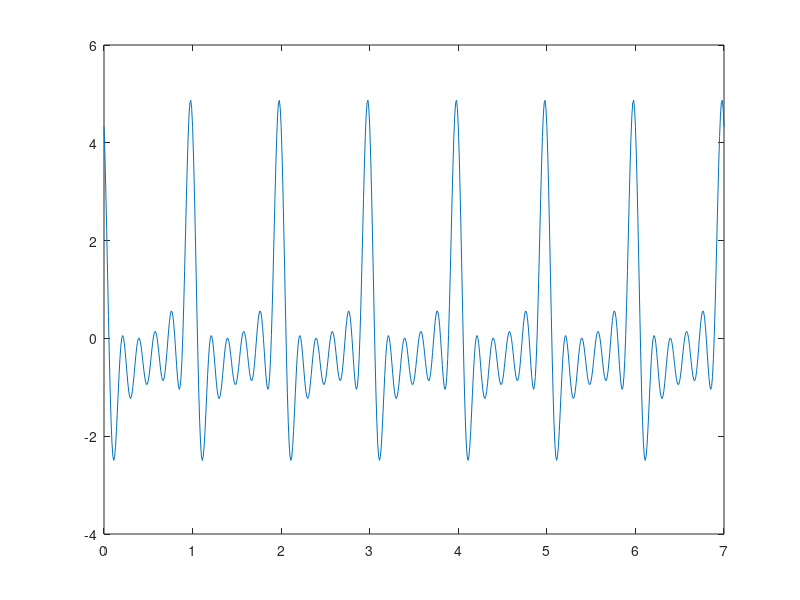

Recreate this plot in MATLAB.
t = 0:0.001:5;
z1 = 5 * exp(4j * pi * t);
z2 = 2 * exp(-1j * 2 * pi * t);

z3 = (z1 + z2) / 2;

plot(real(t), imag(z3));
% saveas(gcf, "img/z3(t).png")

plot3(real(z3), imag(z3), t);
% saveas(gcf, "img/z3(t)_3d.png")

t1 = 0:0.01:5;
x1 = real(10 * exp((-1 - 2j * pi) * t1));
plot(t1, x1);
% saveas(gcf, "img/x1(t).png")

t2 = 0:0.01:6;
x2 = imag(3 - exp((-2 - 4j * pi) * t2));
plot(t2, x2);
% saveas(gcf, "img/x2(t).png")

t3 = 0:0.01:4;
x3 = 3 - imag(exp((-4 + pi * j) * t3));
plot(t3, x3);
% saveas(gcf, "img/x3(t).png")

t4 = 0:0.01:7;
x4 = zeros(size(t4));   % Inicializa um vetor preenchido com 0s, do tamanho de t4

for k = 1:5
    x4 = x4 + cos(2 * pi * k * t4 + pi / 6);    % Para k de 1 a 5,
end

plot(t4, x4);
% saveas(gcf, "img/x4(t).png")